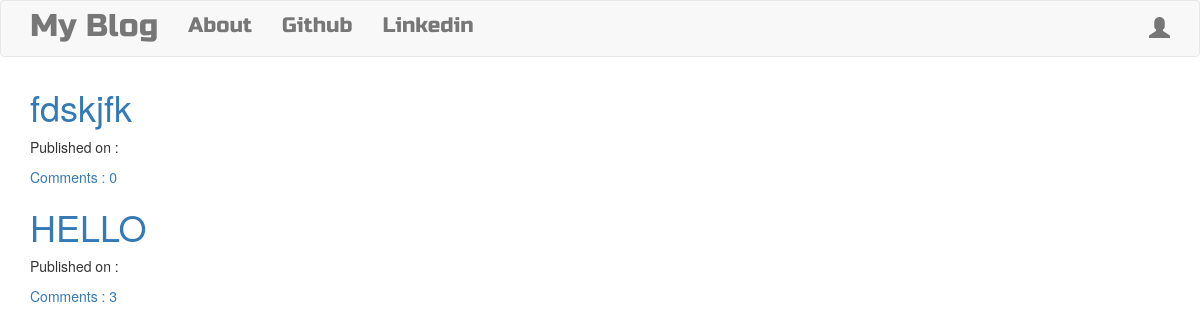
The page / on the database its author committed.
### blog/models.py (models this page shows, shortened)
class Post(models.Model):
    author = models.ForeignKey('auth.User',on_delete=models.CASCADE,)
    title = models.CharField(max_length = 200)
    text = models.TextField()
    created_date = models.DateTimeField(default=timezone.now)
    published_date = models.DateTimeField(blank=True,null=True)
    def approve_comments(self):
        return self.comments.filter(approved_comment=True)

### blog/views.py (the view)
# urls.py: path('',views.PostListView.as_view(),name='post_list'),
class PostListView(ListView):
    model = Post
    def get_queryset(self):
        return Post.objects.filter(published_date__lte=timezone.now()).order_by('-published_date')

### blog/templates/blog/post_list.html
{% extends "blog/base.html" %}
{% block content %}
  <div class="centrestage">
    {% for post in post_list %}
      <div class="post">
        <h1><a href="{% url 'post_detail' pk=post.pk %}">{{ post.title }}</a></h1>
          <div class="date">
            <p>Published on :{{post.published|date:"D M Y"}}</p>
          </div>
          <a href="{% url 'post_detail' pk=post.pk %}">Comments : {{ post.approve_comments.count }}</a>
      </div>
    {% endfor %}
  </div>
{% endblock %}

### blog/static/css/blog.css (style rules this page uses)
.centrestage { margin-left: auto; margin-right: auto; }
.loader { filter:hue-rotate(0deg); color:linear-gradient(45deg,#0f8,#08f); animation:hue 10000ms infinite linear; }

### rows shown on the page
Post: title "fdskjfk", approve_comments.count "0"
Post: title "HELLO", approve_comments.count "3"
